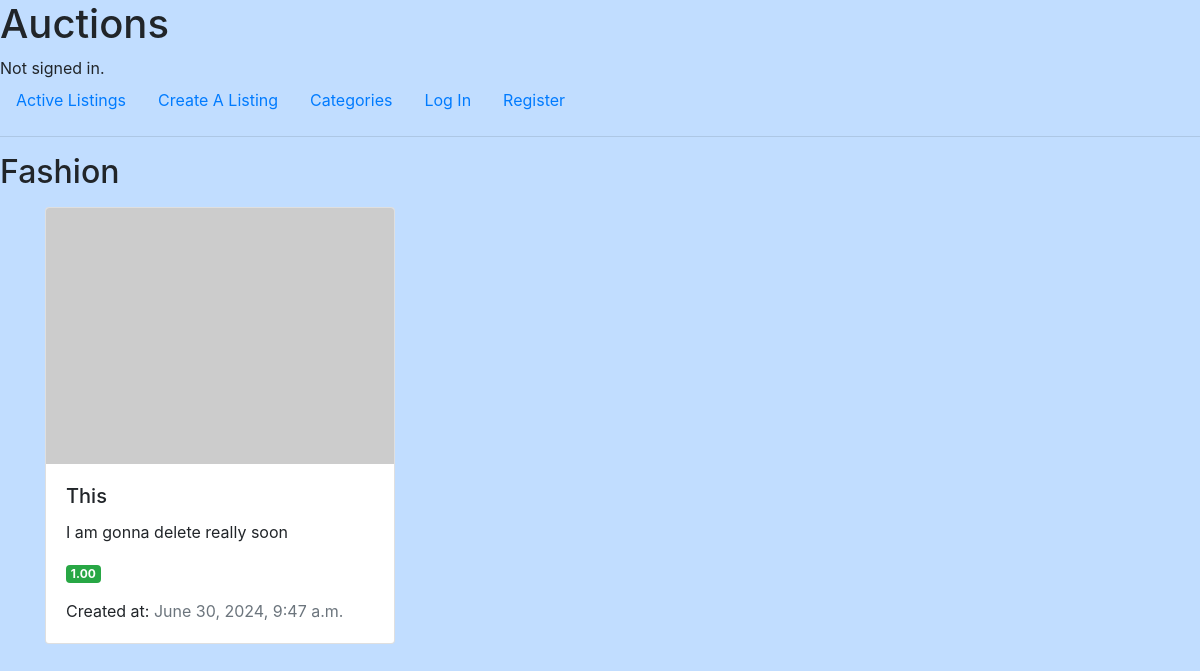
/category/Fashion, run on the app's committed database.
### auctions/models.py (models this page shows, shortened)
class Listing(models.Model):
    id = models.AutoField(primary_key=True)
    user = models.ForeignKey(User, on_delete=models.CASCADE, related_name="owner")
    title = models.CharField(max_length=200)
    description = models.TextField()
    starting_bid = models.DecimalField(max_digits=10, decimal_places=2)
    current_price = models.DecimalField(max_digits=10, decimal_places=2)
    current_winner = models.ForeignKey(User, on_delete=models.CASCADE, null=True, default=None)
    is_open = models.BooleanField(default=True)
    image_url = models.URLField(blank=True, max_length=248)
    category = models.CharField(max_length=100, blank=True)
    created_at = models.DateTimeField(auto_now_add=True)

### auctions/views.py (the view)
# urls.py: path("category/<str:category>", views.category, name="category"),
def category(request, category):
    return render(request, "auctions/category.html", {
        "listings": Listing.objects.filter(category=category),
        "category": category
    })

### auctions/templates/auctions/category.html (shortened to what this page needs)
{% extends "auctions/layout.html" %}
{% block body %}
    <h2>{{ category }}</h2>
    <div class="container mt-3">
        <div class="row">
            {% for listing in listings %}
            <div class="col-md-4 mb-3">
                <div class="card">
                <a href="{% url 'listing' listing.id %}">
                    {% if listing.image_url %}
                    <img src="{{ listing.image_url }}" class="card-img-top" alt="..." />
                    {% else %}
                    <img
                        src="https://via.placeholder.com/300x220"
                        class="card-img-top"
                        alt="..."
                    />
                    {% endif %}
                </a>
                <div class="card-body">
                    <h5 class="card-title">{{ listing.title }}</h5>
                    <p class="card-text">{{ listing.description }}</p>
                    <p class="badge badge-success">{{ listing.current_price }}</p>
                    <p class="card-text">
                    Created at:
                    <span class="text-muted">{{ listing.created_at }}</span>
                    </p>
                </div>
                </div>
            </div>
            {% endfor %}
        </div>
    </div>
{% endblock %}

### auctions/static/auctions/styles.css (style rules this page uses)
body { background: rgb(193, 221, 255); }

### data on the page
Listing: category "Fashion", title "This", description "I am gonna delete really soon", current_price "1.00", created_at "June 30, 2024, 9:47 a.m."
